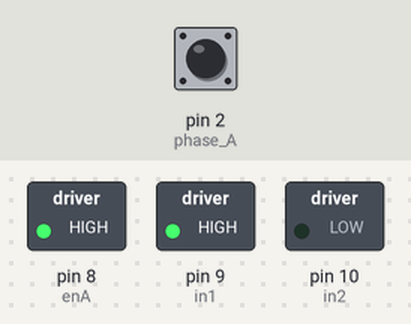
Simulated run of this sketch. Board: Arduino Uno, built with avr-gcc and run on an emulated ATmega328P. Parts: switched loads named in the sketch (green lamp = pin HIGH). The test bench sets the inputs (shaded band); at power-on: pin 2 (phase_A) HIGH. What the sketch prints to the serial monitor is not drawn.

Above: at 0.1 s.
Timing chart, 0 to 1.6 s (numbered marks = the images above):
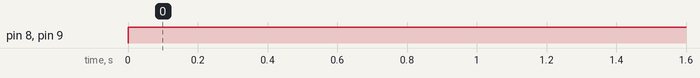

Measured:
- by itself, pin 8 (enA), pin 9 (in1): LOW → HIGH at 0.00 s

The sketch:

Motor_Position_control.ino
```cpp
#define enA 8       //OUTPUT PIN - to control motor A
#define in1 9
#define in2 10
#define phase_A 2   //INPUT PIN - encoder
#define phase_B 3

//----------

int pos = 0;     //when motor start, set that initial position = 0 = origin
int set_pos = 390, error, energy;

void rotate(int energy) {
  if (energy > 255) energy=255;
  if (energy < -255) energy=-255;
  if (energy > 0) {
    digitalWrite(in1, HIGH);      //set rotate direction of motor A
    digitalWrite(in2, LOW);
    analogWrite(enA, energy);     //set speed of motor A
  }
  else {
    digitalWrite(in1, LOW);
    digitalWrite(in2, HIGH);
    analogWrite(enA, -energy);
  }
}


void callback() {
  if (digitalRead(phase_B) == LOW)
    ++pos;
  else
    --pos;
}
void setup() {
  attachInterrupt (0, callback, FALLING); //(pin_intrpt_happen, callback, FALLING/RISING)

  pinMode(in1, OUTPUT);
  pinMode(in2, OUTPUT);
  pinMode(enA, OUTPUT);
  pinMode(phase_A, INPUT_PULLUP);
  pinMode(phase_B, INPUT_PULLUP);

  Serial.begin(9600);       //start Serial monitor
}


int pid(int err, int kp, int ki, int kd) {

  static int prev_err = set_pos;    //exist whole run-time but init once, value update each call to pid()
  int d_err, i_err;
  long temp;

  d_err = err - prev_err;
  i_err += err;

  prev_err = err;

  temp = kp*err + ki*i_err + kd*d_err;
  if (temp > 255) temp=255;
  if (temp < -255) temp=-255;

  return temp;
}

void loop() {
  Serial.println(pos);

  error = set_pos - pos;

  energy = pid(error, 10, 30, 200);
  //range 0-390: 10 30 200  != (1, 3, 20) --general: (k, 0, 0) but osci and sse.
  //range 0-2000: 10, 6, 120
  //range 0-5000: 1, 3, 100 etc.   >>infinite pos, but finite speed
  rotate(energy);

  //PID help "lock" position while if..else just restore position when use force to rotate motor.
}
```
